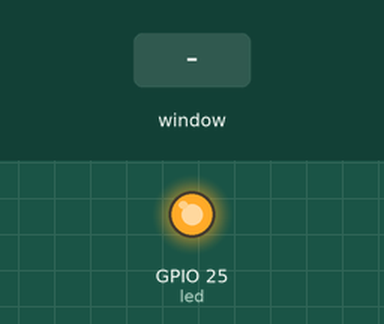
The program below on a simulated Raspberry Pi (BCM pin numbers). Shown: output pins drawn as LEDs (lit = HIGH). The test bench sets the inputs (shaded band). The desktop window is not drawn, its controls go by their first labels and the mouse button is held 0.15 s; the clock reads 2024-03-15 10:24:30 at power-on unless the program sets it.

Above: at 1.2 s.
1.3 s: slider 1 in the window set to 6
At 1.9 s:
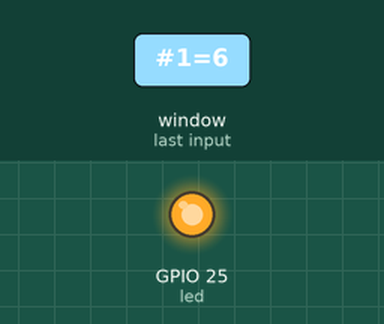
2.8 s: slider 1 in the window set to 1
At 5.2 s:
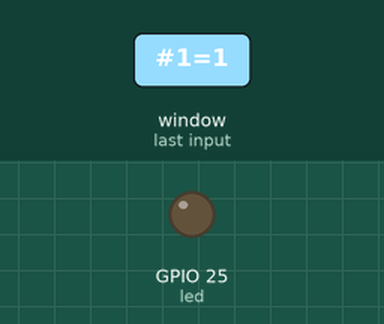
5.8 s: slider 1 in the window set to 10
At 6.9 s:
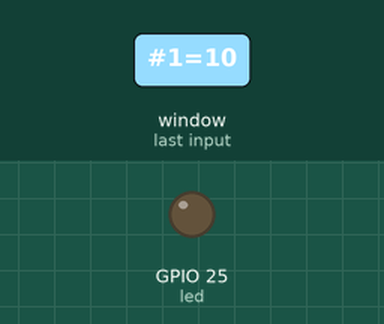
Timing chart, 0 to 8.8 s (numbered marks = the images above; inputs shaded):
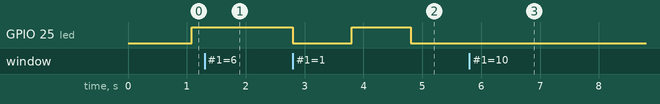

The program:

Oef7.4.py
```python
#############################################################
##  Wesley Vercoutere                                      ##
##  CVO Focus                                              ##
##  Deel 1: Basis programmeren in Python met RaspberryPi   ##
##  Les 7 - Oef 4                                          ##
#############################################################

'''
Gebruik een slider om de knippersnelheid van je LED in te stellen tussen 1 en 10 keer per seconde
'''

from tkinter import Tk, Button, Label, Scale
import time

try:
    import RPi.GPIO as GPIO
except:
    from dummygpio.DummyGPIO import DummyGPIO
    GPIO = DummyGPIO(True)


root = Tk()
root.title('Les 7 - Oef 4')
root.geometry('800x400')

led = 25
ledStatus = False

GPIO.setwarnings(False)
GPIO.setmode(GPIO.BCM)
GPIO.setup(led, GPIO.OUT)

slider = Scale(root, from_= 1, to = 10, orient="horizontal")
slider.grid(row=0, column=0, padx=5, pady=5)

def Toggle():
    global ledStatus
    ledStatus = not ledStatus

startTime = time.time()

while True:
    currentTime = time.time()

    if currentTime >= (startTime + int(slider.get())):
        startTime = time.time()
        Toggle()


    GPIO.output(led, ledStatus)
    root.update()
```

Measured:
- after the input at 1.3 s, GPIO 25 (led): stays HIGH (without the input it goes to LOW after 0.79 s)
- after the input at 2.8 s, GPIO 25 (led): HIGH → LOW at once, → HIGH 1.0 s later, → LOW 1.0 s later
- after the input at 5.8 s, GPIO 25 (led): stops changing and stays LOW
